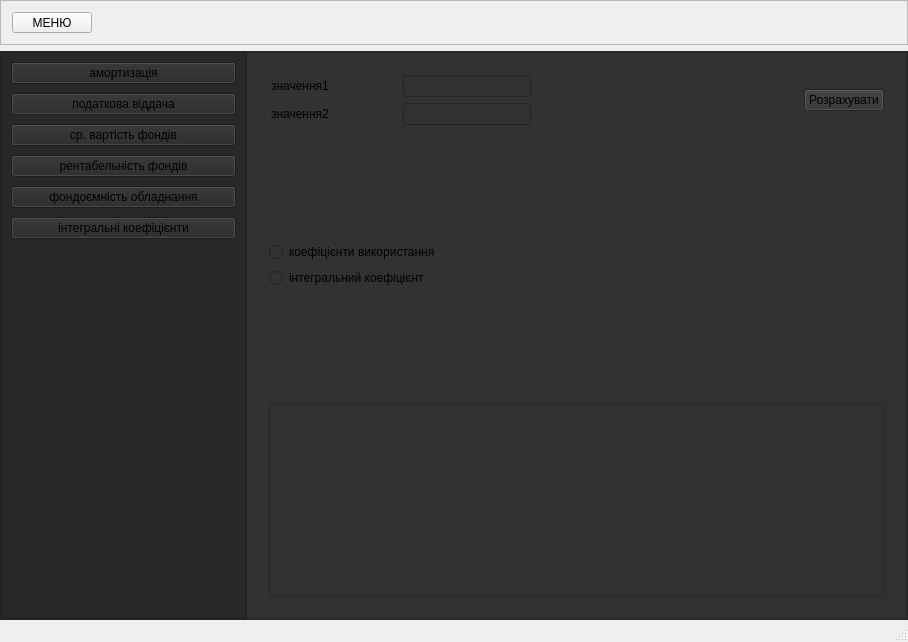
<?xml version="1.0" encoding="UTF-8"?>
<ui version="4.0">
 <class>diplomathesisbeta2Class</class>
 <widget class="QMainWindow" name="diplomathesisbeta2Class">
  <property name="geometry">
   <rect>
    <x>0</x>
    <y>0</y>
    <width>908</width>
    <height>642</height>
   </rect>
  </property>
  <property name="windowTitle">
   <string>diplomathesisbeta2</string>
  </property>
  <widget class="QWidget" name="centralWidget">
   <layout class="QGridLayout" name="gridLayout_7">
    <property name="leftMargin">
     <number>0</number>
    </property>
    <property name="topMargin">
     <number>0</number>
    </property>
    <property name="rightMargin">
     <number>0</number>
    </property>
    <property name="bottomMargin">
     <number>0</number>
    </property>
    <item row="1" column="0">
     <widget class="QFrame" name="frame_2">
      <property name="autoFillBackground">
       <bool>false</bool>
      </property>
      <property name="styleSheet">
       <string notr="true">background-color:rgb(50, 50, 50);</string>
      </property>
      <property name="frameShape">
       <enum>QFrame::Shape::StyledPanel</enum>
      </property>
      <property name="frameShadow">
       <enum>QFrame::Shadow::Raised</enum>
      </property>
      <layout class="QHBoxLayout" name="horizontalLayout">
       <property name="spacing">
        <number>0</number>
       </property>
       <property name="leftMargin">
        <number>0</number>
       </property>
       <property name="topMargin">
        <number>0</number>
       </property>
       <property name="rightMargin">
        <number>0</number>
       </property>
       <property name="bottomMargin">
        <number>0</number>
       </property>
       <item>
        <widget class="QFrame" name="frame_3">
         <property name="sizePolicy">
          <sizepolicy hsizetype="Preferred" vsizetype="Preferred">
           <horstretch>250</horstretch>
           <verstretch>0</verstretch>
          </sizepolicy>
         </property>
         <property name="minimumSize">
          <size>
           <width>0</width>
           <height>0</height>
          </size>
         </property>
         <property name="maximumSize">
          <size>
           <width>250</width>
           <height>16777215</height>
          </size>
         </property>
         <property name="styleSheet">
          <string notr="true">background-color:rgb(40, 40, 40);</string>
         </property>
         <property name="frameShape">
          <enum>QFrame::Shape::StyledPanel</enum>
         </property>
         <property name="frameShadow">
          <enum>QFrame::Shadow::Raised</enum>
         </property>
         <layout class="QVBoxLayout" name="verticalLayout_4">
          <property name="spacing">
           <number>9</number>
          </property>
          <property name="leftMargin">
           <number>9</number>
          </property>
          <property name="topMargin">
           <number>9</number>
          </property>
          <property name="rightMargin">
           <number>9</number>
          </property>
          <property name="bottomMargin">
           <number>9</number>
          </property>
          <item>
           <widget class="QPushButton" name="pushButton_5">
            <property name="text">
             <string>амортизація</string>
            </property>
           </widget>
          </item>
          <item>
           <widget class="QPushButton" name="pushButton_2">
            <property name="text">
             <string>податкова віддача</string>
            </property>
           </widget>
          </item>
          <item>
           <widget class="QPushButton" name="pushButton_3">
            <property name="text">
             <string>ср. вартість фондів</string>
            </property>
           </widget>
          </item>
          <item>
           <widget class="QPushButton" name="pushButton_8">
            <property name="text">
             <string>рентабельність фондів</string>
            </property>
           </widget>
          </item>
          <item>
           <widget class="QPushButton" name="pushButton_10">
            <property name="text">
             <string>фондоємність обладнання</string>
            </property>
           </widget>
          </item>
          <item>
           <widget class="QPushButton" name="pushButton_12">
            <property name="text">
             <string>інтегральні коефіцієнти</string>
            </property>
           </widget>
          </item>
          <item>
           <spacer name="verticalSpacer_2">
            <property name="orientation">
             <enum>Qt::Orientation::Vertical</enum>
            </property>
            <property name="sizeHint" stdset="0">
             <size>
              <width>20</width>
              <height>289</height>
             </size>
            </property>
           </spacer>
          </item>
         </layout>
        </widget>
       </item>
       <item>
        <widget class="QFrame" name="frame_4">
         <property name="frameShape">
          <enum>QFrame::Shape::StyledPanel</enum>
         </property>
         <property name="frameShadow">
          <enum>QFrame::Shadow::Raised</enum>
         </property>
         <layout class="QHBoxLayout" name="horizontalLayout_3">
          <item>
           <widget class="QStackedWidget" name="stackedWidget">
            <property name="currentIndex">
             <number>5</number>
            </property>
            <widget class="QWidget" name="page">
             <layout class="QGridLayout" name="gridLayout_2">
              <item row="3" column="0" colspan="4">
               <widget class="QTextEdit" name="textEdit">
                <property name="acceptDrops">
                 <bool>false</bool>
                </property>
                <property name="autoFillBackground">
                 <bool>false</bool>
                </property>
                <property name="inputMethodHints">
                 <set>Qt::InputMethodHint::ImhMultiLine|Qt::InputMethodHint::ImhNoEditMenu</set>
                </property>
                <property name="frameShape">
                 <enum>QFrame::Shape::WinPanel</enum>
                </property>
                <property name="frameShadow">
                 <enum>QFrame::Shadow::Sunken</enum>
                </property>
               </widget>
              </item>
              <item row="0" column="2">
               <widget class="QPushButton" name="pushButton_4">
                <property name="styleSheet">
                 <string notr="true"/>
                </property>
                <property name="text">
                 <string>Розрахувати</string>
                </property>
               </widget>
              </item>
              <item row="0" column="0" rowspan="2">
               <layout class="QGridLayout" name="gridLayout">
                <property name="sizeConstraint">
                 <enum>QLayout::SizeConstraint::SetDefaultConstraint</enum>
                </property>
                <property name="leftMargin">
                 <number>0</number>
                </property>
                <property name="topMargin">
                 <number>0</number>
                </property>
                <property name="rightMargin">
                 <number>0</number>
                </property>
                <property name="bottomMargin">
                 <number>0</number>
                </property>
                <property name="horizontalSpacing">
                 <number>6</number>
                </property>
                <property name="verticalSpacing">
                 <number>30</number>
                </property>
                <item row="2" column="1">
                 <widget class="QLineEdit" name="lineEdit_2"/>
                </item>
                <item row="3" column="1">
                 <widget class="QLineEdit" name="lineEdit_3"/>
                </item>
                <item row="1" column="1">
                 <widget class="QLineEdit" name="lineEdit"/>
                </item>
                <item row="1" column="0">
                 <widget class="QLineEdit" name="lineEdit_4">
                  <property name="maximumSize">
                   <size>
                    <width>50</width>
                    <height>16777215</height>
                   </size>
                  </property>
                  <property name="text">
                   <string>Вп:</string>
                  </property>
                 </widget>
                </item>
                <item row="2" column="0">
                 <widget class="QLineEdit" name="lineEdit_5">
                  <property name="maximumSize">
                   <size>
                    <width>50</width>
                    <height>16777215</height>
                   </size>
                  </property>
                  <property name="text">
                   <string>Вл:</string>
                  </property>
                 </widget>
                </item>
                <item row="3" column="0">
                 <widget class="QLineEdit" name="lineEdit_6">
                  <property name="maximumSize">
                   <size>
                    <width>50</width>
                    <height>16777215</height>
                   </size>
                  </property>
                  <property name="text">
                   <string>Т:</string>
                  </property>
                 </widget>
                </item>
               </layout>
              </item>
              <item row="2" column="0">
               <spacer name="verticalSpacer">
                <property name="orientation">
                 <enum>Qt::Orientation::Vertical</enum>
                </property>
                <property name="sizeHint" stdset="0">
                 <size>
                  <width>20</width>
                  <height>40</height>
                 </size>
                </property>
               </spacer>
              </item>
              <item row="0" column="1">
               <spacer name="horizontalSpacer_2">
                <property name="orientation">
                 <enum>Qt::Orientation::Horizontal</enum>
                </property>
                <property name="sizeHint" stdset="0">
                 <size>
                  <width>40</width>
                  <height>20</height>
                 </size>
                </property>
               </spacer>
              </item>
             </layout>
            </widget>
            <widget class="QWidget" name="page_3">
             <layout class="QGridLayout" name="gridLayout_5">
              <item row="0" column="0">
               <layout class="QGridLayout" name="gridLayout_4">
                <property name="horizontalSpacing">
                 <number>0</number>
                </property>
                <item row="0" column="1">
                 <widget class="QLineEdit" name="lineEdit_7"/>
                </item>
                <item row="1" column="1">
                 <widget class="QLineEdit" name="lineEdit_8"/>
                </item>
                <item row="0" column="0">
                 <widget class="QLineEdit" name="lineEdit_10">
                  <property name="minimumSize">
                   <size>
                    <width>0</width>
                    <height>0</height>
                   </size>
                  </property>
                  <property name="maximumSize">
                   <size>
                    <width>400</width>
                    <height>16777215</height>
                   </size>
                  </property>
                  <property name="text">
                   <string>податкові зобов'язання</string>
                  </property>
                  <property name="frame">
                   <bool>false</bool>
                  </property>
                 </widget>
                </item>
                <item row="1" column="0">
                 <widget class="QLineEdit" name="lineEdit_11">
                  <property name="maximumSize">
                   <size>
                    <width>400</width>
                    <height>16777215</height>
                   </size>
                  </property>
                  <property name="text">
                   <string>податковий кредит</string>
                  </property>
                  <property name="frame">
                   <bool>false</bool>
                  </property>
                 </widget>
                </item>
                <item row="2" column="1">
                 <widget class="QLineEdit" name="lineEdit_9"/>
                </item>
                <item row="2" column="0">
                 <widget class="QLineEdit" name="lineEdit_12">
                  <property name="maximumSize">
                   <size>
                    <width>400</width>
                    <height>16777215</height>
                   </size>
                  </property>
                  <property name="text">
                   <string>заг. обсяг без ПДВ</string>
                  </property>
                  <property name="frame">
                   <bool>false</bool>
                  </property>
                 </widget>
                </item>
               </layout>
              </item>
              <item row="0" column="1">
               <spacer name="horizontalSpacer_3">
                <property name="orientation">
                 <enum>Qt::Orientation::Horizontal</enum>
                </property>
                <property name="sizeHint" stdset="0">
                 <size>
                  <width>200</width>
                  <height>30</height>
                 </size>
                </property>
               </spacer>
              </item>
              <item row="0" column="2">
               <widget class="QPushButton" name="pushButton_6">
                <property name="text">
                 <string>розрахувати</string>
                </property>
               </widget>
              </item>
              <item row="1" column="0">
               <spacer name="verticalSpacer_3">
                <property name="orientation">
                 <enum>Qt::Orientation::Vertical</enum>
                </property>
                <property name="sizeHint" stdset="0">
                 <size>
                  <width>20</width>
                  <height>300</height>
                 </size>
                </property>
               </spacer>
              </item>
              <item row="2" column="0">
               <widget class="QTextEdit" name="textEdit_2">
                <property name="styleSheet">
                 <string notr="true">background-color:rgb(100, 100, 100);
font: 26pt &quot;Segoe UI&quot;;</string>
                </property>
                <property name="readOnly">
                 <bool>true</bool>
                </property>
               </widget>
              </item>
             </layout>
            </widget>
            <widget class="QWidget" name="page_2">
             <layout class="QVBoxLayout" name="verticalLayout_2">
              <item>
               <layout class="QGridLayout" name="gridLayout_6">
                <item row="1" column="0">
                 <widget class="QLineEdit" name="lineEdit_18">
                  <property name="minimumSize">
                   <size>
                    <width>0</width>
                    <height>30</height>
                   </size>
                  </property>
                  <property name="text">
                   <string>вартість введених осн. фондів</string>
                  </property>
                  <property name="frame">
                   <bool>false</bool>
                  </property>
                 </widget>
                </item>
                <item row="2" column="1">
                 <widget class="QLineEdit" name="lineEdit_15">
                  <property name="minimumSize">
                   <size>
                    <width>0</width>
                    <height>30</height>
                   </size>
                  </property>
                 </widget>
                </item>
                <item row="0" column="0">
                 <widget class="QLineEdit" name="lineEdit_17">
                  <property name="minimumSize">
                   <size>
                    <width>0</width>
                    <height>30</height>
                   </size>
                  </property>
                  <property name="text">
                   <string>залишкова вартість осн. фондів</string>
                  </property>
                  <property name="frame">
                   <bool>false</bool>
                  </property>
                 </widget>
                </item>
                <item row="3" column="1">
                 <widget class="QLineEdit" name="lineEdit_16">
                  <property name="minimumSize">
                   <size>
                    <width>0</width>
                    <height>30</height>
                   </size>
                  </property>
                 </widget>
                </item>
                <item row="0" column="1">
                 <widget class="QLineEdit" name="lineEdit_13">
                  <property name="minimumSize">
                   <size>
                    <width>0</width>
                    <height>30</height>
                   </size>
                  </property>
                 </widget>
                </item>
                <item row="3" column="0">
                 <widget class="QLineEdit" name="lineEdit_20">
                  <property name="minimumSize">
                   <size>
                    <width>0</width>
                    <height>30</height>
                   </size>
                  </property>
                  <property name="text">
                   <string>вартість вибулих осн. фондів</string>
                  </property>
                  <property name="frame">
                   <bool>false</bool>
                  </property>
                 </widget>
                </item>
                <item row="1" column="1">
                 <widget class="QLineEdit" name="lineEdit_14">
                  <property name="minimumSize">
                   <size>
                    <width>0</width>
                    <height>30</height>
                   </size>
                  </property>
                 </widget>
                </item>
                <item row="2" column="0">
                 <widget class="QLineEdit" name="lineEdit_19">
                  <property name="minimumSize">
                   <size>
                    <width>0</width>
                    <height>30</height>
                   </size>
                  </property>
                  <property name="text">
                   <string>N введення</string>
                  </property>
                  <property name="frame">
                   <bool>false</bool>
                  </property>
                 </widget>
                </item>
                <item row="4" column="0">
                 <widget class="QLineEdit" name="lineEdit_21">
                  <property name="minimumSize">
                   <size>
                    <width>0</width>
                    <height>30</height>
                   </size>
                  </property>
                  <property name="text">
                   <string>N виведення</string>
                  </property>
                  <property name="frame">
                   <bool>false</bool>
                  </property>
                 </widget>
                </item>
                <item row="4" column="1">
                 <widget class="QLineEdit" name="lineEdit_22">
                  <property name="minimumSize">
                   <size>
                    <width>0</width>
                    <height>30</height>
                   </size>
                  </property>
                 </widget>
                </item>
               </layout>
              </item>
              <item>
               <spacer name="horizontalSpacer_4">
                <property name="orientation">
                 <enum>Qt::Orientation::Horizontal</enum>
                </property>
                <property name="sizeHint" stdset="0">
                 <size>
                  <width>615</width>
                  <height>20</height>
                 </size>
                </property>
               </spacer>
              </item>
              <item>
               <widget class="QPushButton" name="pushButton_7">
                <property name="minimumSize">
                 <size>
                  <width>0</width>
                  <height>30</height>
                 </size>
                </property>
                <property name="text">
                 <string>Розрахувати вартість</string>
                </property>
               </widget>
              </item>
              <item>
               <spacer name="verticalSpacer_4">
                <property name="orientation">
                 <enum>Qt::Orientation::Vertical</enum>
                </property>
                <property name="sizeHint" stdset="0">
                 <size>
                  <width>20</width>
                  <height>82</height>
                 </size>
                </property>
               </spacer>
              </item>
              <item>
               <widget class="QTextEdit" name="textEdit_3"/>
              </item>
             </layout>
            </widget>
            <widget class="QWidget" name="page_4">
             <layout class="QGridLayout" name="gridLayout_8">
              <item row="0" column="0">
               <layout class="QGridLayout" name="gridLayout_3">
                <property name="horizontalSpacing">
                 <number>0</number>
                </property>
                <item row="0" column="1">
                 <widget class="QLineEdit" name="lineEdit_23">
                  <property name="minimumSize">
                   <size>
                    <width>0</width>
                    <height>30</height>
                   </size>
                  </property>
                  <property name="text">
                   <string>1000</string>
                  </property>
                 </widget>
                </item>
                <item row="1" column="1">
                 <widget class="QLineEdit" name="lineEdit_24">
                  <property name="minimumSize">
                   <size>
                    <width>0</width>
                    <height>30</height>
                   </size>
                  </property>
                  <property name="text">
                   <string>5000</string>
                  </property>
                 </widget>
                </item>
                <item row="1" column="0">
                 <widget class="QLineEdit" name="lineEdit_25">
                  <property name="minimumSize">
                   <size>
                    <width>0</width>
                    <height>30</height>
                   </size>
                  </property>
                  <property name="text">
                   <string>середньорічна вартість</string>
                  </property>
                  <property name="frame">
                   <bool>false</bool>
                  </property>
                 </widget>
                </item>
                <item row="0" column="0">
                 <widget class="QLineEdit" name="lineEdit_26">
                  <property name="minimumSize">
                   <size>
                    <width>0</width>
                    <height>30</height>
                   </size>
                  </property>
                  <property name="text">
                   <string>прибуток за період</string>
                  </property>
                  <property name="frame">
                   <bool>false</bool>
                  </property>
                 </widget>
                </item>
               </layout>
              </item>
              <item row="0" column="1">
               <spacer name="horizontalSpacer_5">
                <property name="orientation">
                 <enum>Qt::Orientation::Horizontal</enum>
                </property>
                <property name="sizeHint" stdset="0">
                 <size>
                  <width>260</width>
                  <height>20</height>
                 </size>
                </property>
               </spacer>
              </item>
              <item row="0" column="2">
               <widget class="QPushButton" name="pushButton_9">
                <property name="text">
                 <string>PushButton</string>
                </property>
               </widget>
              </item>
              <item row="1" column="0">
               <spacer name="verticalSpacer_5">
                <property name="orientation">
                 <enum>Qt::Orientation::Vertical</enum>
                </property>
                <property name="sizeHint" stdset="0">
                 <size>
                  <width>20</width>
                  <height>250</height>
                 </size>
                </property>
               </spacer>
              </item>
              <item row="2" column="0" colspan="3">
               <widget class="QTextEdit" name="textEdit_4"/>
              </item>
             </layout>
            </widget>
            <widget class="QWidget" name="page_5">
             <layout class="QGridLayout" name="gridLayout_10">
              <item row="0" column="0">
               <layout class="QGridLayout" name="gridLayout_9">
                <property name="horizontalSpacing">
                 <number>0</number>
                </property>
                <item row="1" column="1">
                 <widget class="QLineEdit" name="lineEdit_28">
                  <property name="minimumSize">
                   <size>
                    <width>0</width>
                    <height>30</height>
                   </size>
                  </property>
                 </widget>
                </item>
                <item row="0" column="1">
                 <widget class="QLineEdit" name="lineEdit_27">
                  <property name="minimumSize">
                   <size>
                    <width>0</width>
                    <height>30</height>
                   </size>
                  </property>
                 </widget>
                </item>
                <item row="2" column="1">
                 <widget class="QLineEdit" name="lineEdit_29">
                  <property name="minimumSize">
                   <size>
                    <width>0</width>
                    <height>30</height>
                   </size>
                  </property>
                 </widget>
                </item>
                <item row="0" column="0">
                 <widget class="QLineEdit" name="lineEdit_30">
                  <property name="minimumSize">
                   <size>
                    <width>0</width>
                    <height>30</height>
                   </size>
                  </property>
                  <property name="text">
                   <string>факт. працюючий час</string>
                  </property>
                 </widget>
                </item>
                <item row="1" column="0">
                 <widget class="QLineEdit" name="lineEdit_31">
                  <property name="minimumSize">
                   <size>
                    <width>0</width>
                    <height>30</height>
                   </size>
                  </property>
                  <property name="text">
                   <string>одиниці обладнання</string>
                  </property>
                 </widget>
                </item>
                <item row="2" column="0">
                 <widget class="QLineEdit" name="lineEdit_32">
                  <property name="minimumSize">
                   <size>
                    <width>0</width>
                    <height>30</height>
                   </size>
                  </property>
                  <property name="text">
                   <string>макс. час роботи</string>
                  </property>
                 </widget>
                </item>
               </layout>
              </item>
              <item row="0" column="1">
               <spacer name="horizontalSpacer_6">
                <property name="orientation">
                 <enum>Qt::Orientation::Horizontal</enum>
                </property>
                <property name="sizeHint" stdset="0">
                 <size>
                  <width>260</width>
                  <height>20</height>
                 </size>
                </property>
               </spacer>
              </item>
              <item row="0" column="2">
               <widget class="QPushButton" name="pushButton_11">
                <property name="text">
                 <string>PushButton</string>
                </property>
               </widget>
              </item>
              <item row="1" column="0">
               <spacer name="verticalSpacer_6">
                <property name="orientation">
                 <enum>Qt::Orientation::Vertical</enum>
                </property>
                <property name="sizeHint" stdset="0">
                 <size>
                  <width>20</width>
                  <height>204</height>
                 </size>
                </property>
               </spacer>
              </item>
              <item row="2" column="0" colspan="3">
               <widget class="QTextEdit" name="textEdit_5"/>
              </item>
             </layout>
            </widget>
            <widget class="QWidget" name="page_6">
             <layout class="QGridLayout" name="gridLayout_13">
              <item row="0" column="0">
               <layout class="QGridLayout" name="gridLayout_11">
                <item row="0" column="1">
                 <widget class="QLineEdit" name="lineEdit_33"/>
                </item>
                <item row="1" column="1">
                 <widget class="QLineEdit" name="lineEdit_34"/>
                </item>
                <item row="0" column="0">
                 <widget class="QLineEdit" name="lineEdit_35">
                  <property name="text">
                   <string>значення1</string>
                  </property>
                  <property name="frame">
                   <bool>false</bool>
                  </property>
                 </widget>
                </item>
                <item row="1" column="0">
                 <widget class="QLineEdit" name="lineEdit_36">
                  <property name="text">
                   <string>значення2</string>
                  </property>
                  <property name="frame">
                   <bool>false</bool>
                  </property>
                 </widget>
                </item>
               </layout>
              </item>
              <item row="0" column="1">
               <spacer name="horizontalSpacer_7">
                <property name="orientation">
                 <enum>Qt::Orientation::Horizontal</enum>
                </property>
                <property name="sizeHint" stdset="0">
                 <size>
                  <width>260</width>
                  <height>20</height>
                 </size>
                </property>
               </spacer>
              </item>
              <item row="0" column="2">
               <widget class="QPushButton" name="pushButton_13">
                <property name="text">
                 <string>Розрахувати</string>
                </property>
               </widget>
              </item>
              <item row="1" column="0">
               <spacer name="verticalSpacer_7">
                <property name="orientation">
                 <enum>Qt::Orientation::Vertical</enum>
                </property>
                <property name="sizeHint" stdset="0">
                 <size>
                  <width>20</width>
                  <height>100</height>
                 </size>
                </property>
               </spacer>
              </item>
              <item row="2" column="0">
               <layout class="QGridLayout" name="gridLayout_12">
                <item row="0" column="0">
                 <widget class="QRadioButton" name="radioButton">
                  <property name="text">
                   <string>коефіцієнти використання</string>
                  </property>
                 </widget>
                </item>
                <item row="1" column="0">
                 <widget class="QRadioButton" name="radioButton_2">
                  <property name="text">
                   <string>інтегральний коефіцієнт</string>
                  </property>
                 </widget>
                </item>
               </layout>
              </item>
              <item row="3" column="0">
               <spacer name="verticalSpacer_8">
                <property name="orientation">
                 <enum>Qt::Orientation::Vertical</enum>
                </property>
                <property name="sizeHint" stdset="0">
                 <size>
                  <width>20</width>
                  <height>100</height>
                 </size>
                </property>
               </spacer>
              </item>
              <item row="4" column="0" colspan="3">
               <widget class="QTextEdit" name="textEdit_6"/>
              </item>
             </layout>
            </widget>
           </widget>
          </item>
         </layout>
        </widget>
       </item>
      </layout>
     </widget>
    </item>
    <item row="0" column="0">
     <widget class="QFrame" name="frame">
      <property name="maximumSize">
       <size>
        <width>16777215</width>
        <height>45</height>
       </size>
      </property>
      <property name="frameShape">
       <enum>QFrame::Shape::StyledPanel</enum>
      </property>
      <property name="frameShadow">
       <enum>QFrame::Shadow::Raised</enum>
      </property>
      <layout class="QHBoxLayout" name="horizontalLayout_2">
       <item>
        <widget class="QPushButton" name="pushButton">
         <property name="text">
          <string>МЕНЮ</string>
         </property>
        </widget>
       </item>
       <item>
        <spacer name="horizontalSpacer">
         <property name="orientation">
          <enum>Qt::Orientation::Horizontal</enum>
         </property>
         <property name="sizeHint" stdset="0">
          <size>
           <width>779</width>
           <height>20</height>
          </size>
         </property>
        </spacer>
       </item>
      </layout>
     </widget>
    </item>
   </layout>
  </widget>
  <widget class="QStatusBar" name="statusBar"/>
 </widget>
 <layoutdefault spacing="6" margin="11"/>
 <resources>
  <include location="diplomathesisbeta2.qrc"/>
 </resources>
 <connections/>
</ui>
